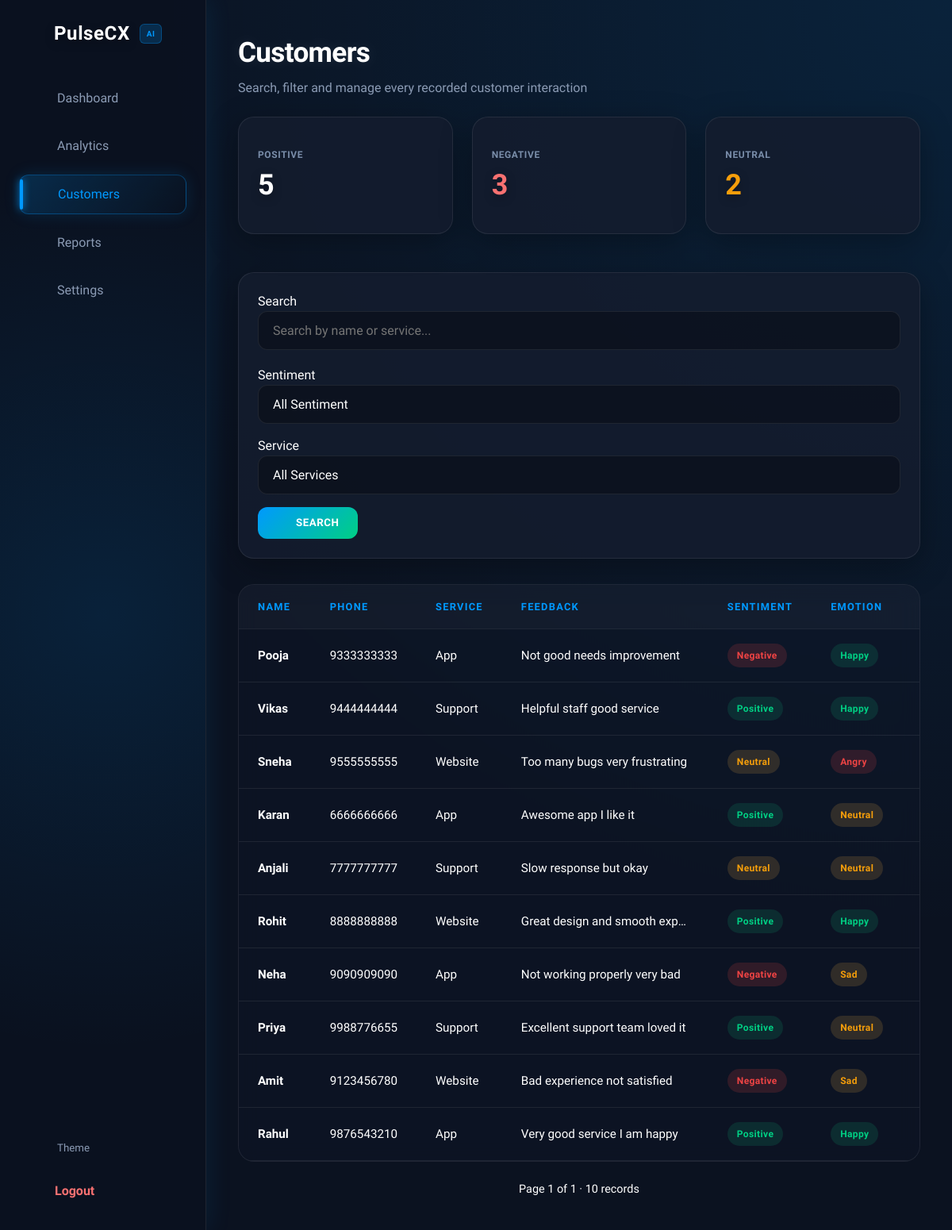
The app's page /customers (signed in) with its own data.
### models.py (models this page shows)
class Feedback(db.Model):
    __tablename__ = "feedbacks"
    id = db.Column(db.Integer, primary_key=True)
    name = db.Column(db.String(100), nullable=False, default="Anonymous")
    phone = db.Column(db.String(24))
    service = db.Column(db.String(100), nullable=False, default="General", index=True)
    text = db.Column(db.Text, nullable=False)
    sentiment = db.Column(db.String(20), nullable=False, index=True)
    sentiment_score = db.Column(db.Float, nullable=False, default=0.0)
    emotion = db.Column(db.String(32), nullable=False, default="Neutral", index=True)
    emotion_score = db.Column(db.Float, nullable=False, default=0.0)
    topic = db.Column(db.String(80), nullable=False, default="General", index=True)
    created_at = db.Column(db.DateTime(timezone=True), nullable=False, default=utcnow, index=True)
    user_id = db.Column(db.Integer, db.ForeignKey("users.id", ondelete="CASCADE"), nullable=False, index=True)
    __table_args__ = (Index("ix_feedback_owner_created", "user_id", "created_at"),)

### app.py (the view)
@app.route('/customers')
@login_required
def customers():
    search = request.args.get('search', '').strip()
    sentiment = request.args.get('sentiment', '').strip()
    service = request.args.get('service', '').strip()
    page = request.args.get('page', 1, type=int)
    owned = Feedback.query.filter_by(user_id=current_user.id)
    query = owned
    if search:
        query = query.filter(
            Feedback.name.contains(search) | Feedback.service.contains(search)
        )
    if sentiment:
        query = query.filter(Feedback.sentiment == sentiment)
    if service:
        query = query.filter(Feedback.service == service)
    feedbacks = query.order_by(Feedback.created_at.desc()).paginate(page=page, per_page=10)
    sentiment_counts = dict(
        owned.with_entities(Feedback.sentiment, func.count(Feedback.id)).group_by(Feedback.sentiment).all()
    )
    service_options = [
        row[0] for row in
        owned.filter(Feedback.service.isnot(None))
        .with_entities(Feedback.service).distinct().order_by(Feedback.service).all()
    ]
    return render_template(
        'customers.html',
        feedbacks=feedbacks,
        positive=sentiment_counts.get("Positive", 0),
        negative=sentiment_counts.get("Negative", 0),
        neutral=sentiment_counts.get("Neutral", 0),
        service_options=service_options,
        search=search,
        selected_sentiment=sentiment,
        selected_service=service,
    )

### app.py (called while the page is built)
@app.after_request
def _cache_vendor_assets(response):
    if request.path.startswith('/static/vendor/'):
        response.headers['Cache-Control'] = 'public, max-age=2592000, immutable'  # 30 days
    return response

@login_manager.user_loader
def load_user(user_id):
    return User.query.get(int(user_id))

### templates/customers.html (shortened to what this page needs)
{% extends "base.html" %}
{% import "_macros.html" as macros %}
{% block content %}
<div class="dashboard-header mb-6">
    <h1 class="page-title">Customers</h1>
    <p class="page-subtitle">Search, filter and manage every recorded customer interaction</p>
</div>
<div class="stats-grid">
    {{ macros.kpi_card("Positive", value=positive, color="text-secondary", glow="from-secondary/20 to-transparent", icon="thumbs-up") }}
    {{ macros.kpi_card("Negative", value=negative, color="text-red-400", glow="from-red-500/20 to-transparent", icon="thumbs-down") }}
    {{ macros.kpi_card("Neutral", value=neutral, color="text-warning", glow="from-primary/10 to-transparent", icon="minus-circle") }}
</div>
<div class="tilt-card glass p-6 mb-6">
    <form method="GET" style="display: flex; flex-wrap: wrap; gap: 16px; align-items: flex-end;">
        <div class="form-group" style="flex: 1; min-width: 220px; margin-bottom: 0;">
            <label class="form-label">Search</label>
            <input type="text" name="search" value="{{ search }}"
                placeholder="Search by name or service..."
                class="input-field">
        </div>
        <div class="form-group" style="min-width: 160px; margin-bottom: 0;">
            <label class="form-label">Sentiment</label>
        </div>
        <div class="form-group" style="min-width: 160px; margin-bottom: 0;">
            <label class="form-label">Service</label>
        </div>
        <button class="btn-primary">
            <i data-lucide="search" style="width: 16px; height: 16px;"></i> Search
        </button>
    </form>
</div>
<div class="data-table-container">
    <table class="data-table">
        <thead>
            <tr>
                <th>Name</th>
                <th>Phone</th>
                <th>Service</th>
                <th>Feedback</th>
                <th>Sentiment</th>
                <th>Emotion</th>
                <th style="text-align: center;">Actions</th>
            </tr>
        </thead>
        <tbody>
        {% for f in feedbacks.items %}
        <tr>
            <td style="font-weight: 600;">{{ f.name }}</td>
            <td class="text-secondary">{{ f.phone }}</td>
            <td class="text-secondary">{{ f.service }}</td>
            <td class="text-secondary" style="max-width: 260px; overflow: hidden; text-overflow: ellipsis; white-space: nowrap;">{{ f.text }}</td>
            <td>
                <span class="badge
                {% if f.sentiment=='Positive' %}badge-success
                {% elif f.sentiment=='Negative' %}badge-danger
                {% else %}badge-warning{% endif %}">
                {{ f.sentiment }}
                </span>
            </td>
            <td>
                <span class="badge
                {% if f.emotion=='Happy' %}badge-success
                {% elif f.emotion=='Angry' %}badge-danger
                {% else %}badge-warning{% endif %}">
                {{ f.emotion }}
                </span>
            </td>
            <td>
            </td>
        </tr>
        {% endfor %}
        </tbody>
    </table>
</div>
<div class="mt-6 flex items-center justify-between" style="gap: 16px;">
    {% set qs = {'search': search, 'sentiment': selected_sentiment, 'service': selected_service} %}
    <span class="text-secondary" style="font-size: 0.9rem;">
        Page {{ feedbacks.page }} of {{ feedbacks.pages or 1 }} &middot; {{ feedbacks.total }} record{{ 's' if feedbacks.total != 1 else '' }}
    </span>
</div>
{% endblock %}

### static/style.css (style rules this page uses)
:root { --primary-color: #0099FF; --primary-hover: #33ADFF; --primary-glow: rgba(0, 153, 255, 0.4); --secondary-color: #00D084; --secondary-glow: rgba(0, 208, 132, 0.4); --success: #00D084; --danger: #ef4444; --warning: #f59e0b; --info: #0099FF; --font-family: 'Plus Jakarta Sans', -apple-system, sans-serif; }
:root, [data-theme="dark"] { --bg-main: #0B1220; --bg-sidebar: rgba(11, 18, 32, 0.92); --bg-card: rgba(20, 29, 46, 0.85); --bg-surface: rgba(15, 23, 42, 0.4); --bg-surface-hover: rgba(15, 23, 42, 0.6); --bg-input: rgba(0, 0, 0, 0.3); --panel-solid: #0f1729; --body-gradient: radial-gradient(circle at top right, #001f3f, #0B1220); --text-primary: #FFFFFF; --text-secondary: #8B9BB4; --border-color: rgba(255, 255, 255, 0.08); --bg-hover: rgba(255, 255, 255, 0.06); --primary-transparent: rgba(0, 153, 255, 0.12); --text-primary-rgb: 255, 255, 255; --text-secondary-rgb: 191, 219, 254; --overlay-rgb: 255, 255, 255; --bg-alt: #121820; --card-shadow: 0 10px 40px rgba(0, 0, 0, 0.3); --elevated-shadow: 0 20px 40px rgba(0, 0, 0, 0.4); }
body, .glass, .tilt-card, .card, .stat-card, .data-table-container, .custom-select-trigger, .custom-select-panel, .input-field, .sidebar, .auth-card { transition: background-color 0.3s ease, color 0.3s ease, border-color 0.3s ease; }
* { box-sizing: border-box; margin: 0; padding: 0; }
body { font-family: var(--font-family); background: var(--body-gradient); background-attachment: fixed; color: var(--text-primary); line-height: 1.5; -webkit-font-smoothing: antialiased; overflow-x: hidden; }
button, a { transition: transform 0.15s ease; }
.glass { background: var(--bg-card); border-radius: 20px; border: 1px solid var(--border-color); box-shadow: var(--card-shadow); }
.tilt-card { transition: transform 0.2s ease; }
.btn-primary { background: linear-gradient(135deg, var(--primary-color) 0%, var(--secondary-color) 100%); color: #ffffff; font-weight: 700; border-radius: 12px; padding: 12px 24px; border: none; transition: transform 0.15s ease; display: inline-flex; align-items: center; justify-content: center; gap: 8px; text-transform: uppercase; letter-spacing: 0.5px; }
button { cursor: pointer; font-family: inherit; border: none; background: none; }
input, textarea, select { font-family: inherit; }
.page-title { font-size: 2.2rem; font-weight: 800; color: var(--text-primary); letter-spacing: -0.02em; margin: 0; text-shadow: 0 0 20px rgba(var(--overlay-rgb), 0.1); }
.page-subtitle { color: var(--text-secondary); font-size: 1rem; margin-top: 6px; }
.stats-grid { display: flex; flex-wrap: nowrap; align-items: stretch; gap: 24px; margin-bottom: 48px; }
.input-field { width: 100%; padding: 14px 18px; background-color: var(--bg-input); border: 1px solid var(--border-color); border-radius: 12px; color: var(--text-primary); font-size: 1rem; transition: border-color 0.2s ease, background-color 0.2s ease, box-shadow 0.2s ease; margin-bottom: 4px; }
.form-group { margin-bottom: 24px; width: 100%; }
.data-table-container { background: var(--bg-surface); backdrop-filter: blur(12px); border: 1px solid var(--border-color); border-radius: 20px; overflow: auto; margin-top: 32px; }
.data-table { width: 100%; border-collapse: collapse; }
.data-table th { background-color: rgba(var(--overlay-rgb), 0.03); color: var(--primary-color); text-align: left; padding: 18px 24px; font-size: 0.8rem; font-weight: 800; text-transform: uppercase; letter-spacing: 0.1em; border-bottom: 1px solid var(--border-color); }
.data-table td { padding: 18px 24px; border-bottom: 1px solid var(--border-color); font-size: 0.95rem; color: var(--text-primary); }
.badge { padding: 6px 12px; border-radius: 20px; font-size: 0.75rem; font-weight: 600; display: inline-block; letter-spacing: 0.03em; }
.badge-success { background-color: rgba(16, 185, 129, 0.15); color: var(--success); }
.badge-danger { background-color: rgba(255, 77, 77, 0.15); color: var(--danger); }
.badge-warning { background-color: rgba(255, 184, 77, 0.15); color: var(--warning); }
.mb-6 { margin-bottom: 24px; }
.mt-6 { margin-top: 24px; }
.flex { display: flex; }
.items-center { align-items: center; }
.justify-between { justify-content: space-between; }
.p-6 { padding: 24px; }
.transition-colors { transition: color 0.2s ease, background-color 0.2s ease, border-color 0.2s ease; }
.duration-300 { transition-duration: 0.3s; }

### records on screen
Feedback: name "Pooja", phone "9333333333", service "App", text "Not good needs improvement", sentiment "Negative", emotion "Happy"
Feedback: name "Vikas", phone "9444444444", service "Support", text "Helpful staff good service", sentiment "Positive", emotion "Happy"
Feedback: name "Sneha", phone "9555555555", service "Website", text "Too many bugs very frustrating", sentiment "Neutral", emotion "Angry"
Feedback: name "Karan", phone "6666666666", service "App", text "Awesome app I like it", sentiment "Positive", emotion "Neutral"
Feedback: name "Anjali", phone "7777777777", service "Support", text "Slow response but okay", sentiment "Neutral", emotion "Neutral"
Feedback: name "Rohit", phone "8888888888", service "Website", text "Great design and smooth exp…", sentiment "Positive", emotion "Happy"
Feedback: name "Neha", phone "9090909090", service "App", text "Not working properly very bad", sentiment "Negative", emotion "Sad"
Feedback: name "Priya", phone "9988776655", service "Support", text "Excellent support team loved it", sentiment "Positive", emotion "Neutral"
Feedback: name "Amit", phone "9123456780", service "Website", text "Bad experience not satisfied", sentiment "Negative", emotion "Sad"
Feedback: name "Rahul", phone "9876543210", service "App", text "Very good service I am happy", sentiment "Positive", emotion "Happy"

### other values on screen
{{ title }} "POSITIVE NEGATIVE NEUTRAL"
{{ value }} "5 3 2"
{{ feedbacks.page }} "1"
{{ feedbacks.pages or 1 }} "1"
{{ feedbacks.total }} "10"
{{ 's' if feedbacks.total != 1 else '' }} "s"
